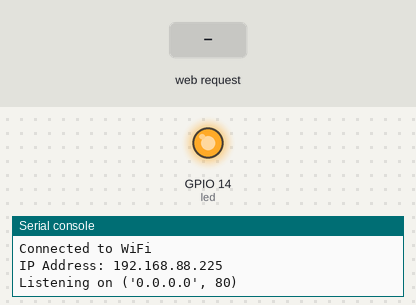
Bench run of a program on a simulated ESP32 board running MicroPython. Parts: output pins drawn as LEDs (lit = HIGH), the last lines printed to the serial console. The test bench sets the inputs (shaded band). WiFi joins after 1.5 s; EEPROM starts erased.

Above: at 2.7 s.
2.8 s: HTTP request GET /off received
At 3.3 s:
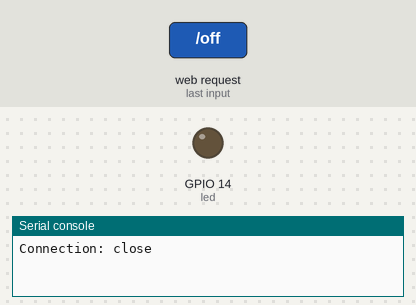
4.3 s: HTTP request GET /on received
At 5.6 s:
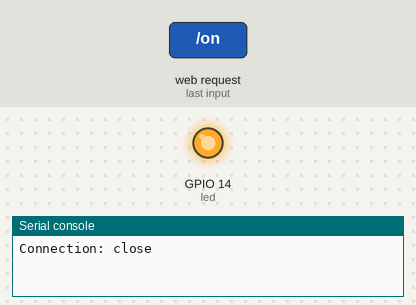
Timing chart, 0 to 7.3 s (numbered marks = the images above; inputs shaded):
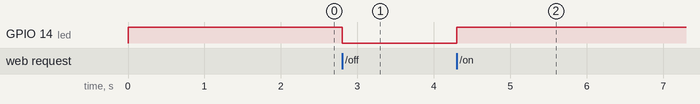

The program:

WiFiLEDController.py
```python
import network
import socket
import machine
import esp32

# WiFi credentials
SSID = "---------------"
PASSWORD = "------------"

# Static IP configuration
STATIC_IP = "192.168.88.225"  # Replace with your desired static IP
GATEWAY = "192.168.88.1"      # Replace with your network gateway
SUBNET = "255.255.255.0"     # Replace with your subnet mask

# LED Configuration
GPIO_PIN = 14  # Change this to your desired GPIO pin number
ACTIVE_LOW = False  # Set to True if LED turns on with LOW signal (0), False if LED turns on with HIGH signal (1)

# Initialize LED pin
led = machine.Pin(GPIO_PIN, machine.Pin.OUT)

# Helper function to set LED considering active-low/active-high configuration
def set_led(turn_on):
    """Set LED state considering active-low/active-high configuration
    Args:
        turn_on (bool): True to turn LED on, False to turn LED off
    """
    if ACTIVE_LOW:
        led.value(0 if turn_on else 1)  # Active low: 0 = ON, 1 = OFF
    else:
        led.value(1 if turn_on else 0)  # Active high: 1 = ON, 0 = OFF

# Load last state from NVS
try:
    nvs = esp32.NVS('storage')
    last_state = nvs.get_i32('led_state')
    led.value(last_state)  # Restore last state
except:
    # If no saved state exists, default to OFF
    led.value(1)  # LED off (active low)
    nvs = esp32.NVS('storage')
    nvs.set_i32('led_state', 1)
    nvs.commit()

def save_state(state):
    """Save LED state to NVS"""
    try:
        nvs.set_i32('led_state', state)
        nvs.commit()
    except:
        pass

# Connect to WiFi with static IP
def connect_to_wifi():
    wlan = network.WLAN(network.STA_IF)
    wlan.active(True)
    wlan.ifconfig((STATIC_IP, SUBNET, GATEWAY, GATEWAY))  # Set static IP
    wlan.connect(SSID, PASSWORD)
    print("Connecting to WiFi with static IP...")
    while not wlan.isconnected():
        pass
    print("Connected to WiFi")
    print("IP Address:", wlan.ifconfig()[0])

# Start HTTP server
def start_server():
    addr = socket.getaddrinfo("0.0.0.0", 80)[0][-1]
    s = socket.socket()
    s.bind(addr)
    s.listen(5)
    print("Listening on", addr)

    while True:
        conn, addr = s.accept()
        print("Connection from", addr)
        request = conn.recv(1024).decode()
        print("Request:", request)

        # Parse HTTP request
        if "GET /on" in request:
            set_led(True)  # Turn LED on
            save_state(0 if ACTIVE_LOW else 1)  # Save appropriate pin state
            response = f"HTTP/1.1 200 OK\nContent-Type: text/html\n\n{get_html('ON')}"
        elif "GET /off" in request:
            set_led(False)  # Turn LED off
            save_state(1 if ACTIVE_LOW else 0)  # Save appropriate pin state
            response = f"HTTP/1.1 200 OK\nContent-Type: text/html\n\n{get_html('OFF')}"
        else:
            # Serve the main page
            current_state = led.value()
            state = "ON" if ((current_state == 0) if ACTIVE_LOW else (current_state == 1)) else "OFF"
            response = f"HTTP/1.1 200 OK\nContent-Type: text/html\n\n{get_html(state)}"

        conn.send(response)
        conn.close()

def get_html(state):
    return f"""
    <!DOCTYPE html>
    <html>
    <head>
        <title>ESP32 LED Control</title>
        <meta name="viewport" content="width=device-width, initial-scale=1">
        <style>
            body {{
                font-family: Arial, sans-serif;
                text-align: center;
                margin-top: 50px;
            }}
            .button {{
                border: none;
                color: white;
                padding: 15px 32px;
                text-align: center;
                text-decoration: none;
                display: inline-block;
                font-size: 16px;
                margin: 4px 2px;
                cursor: pointer;
                border-radius: 4px;
            }}
            .button-on {{
                background-color: #44ff44;
            }}
            .button-off {{
                background-color: #ff4444;
            }}
            .current-button {{
                opacity: 0.5;
                cursor: default;
            }}
        </style>
    </head>
    <body>
        <h1>ESP32 LED Control</h1>
        <p>LED is currently {state}</p>
        <div>
            <a href="/on" class="button button-on{' current-button' if state == 'ON' else ''}">Turn ON</a>
            <a href="/off" class="button button-off{' current-button' if state == 'OFF' else ''}">Turn OFF</a>
        </div>
    </body>
    </html>
    """

# Main
try:
    connect_to_wifi()
    start_server()
except KeyboardInterrupt:
    print("Server stopped")
```

Measured:
- after the input at 2.8 s, GPIO 14 (led): HIGH → LOW at once
- after the input at 4.3 s, GPIO 14 (led): LOW → HIGH at once
